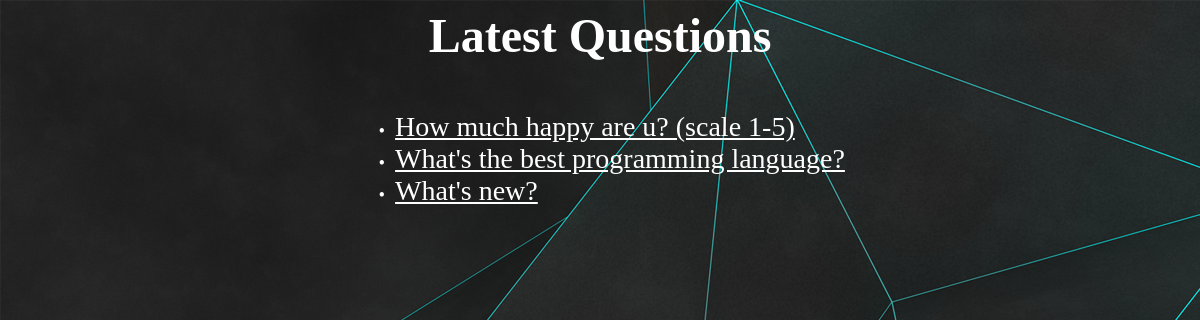
Screenshot of /polls/ with the database file from the repository.
### polls/models.py (models this page shows, shortened)
class Question(models.Model):
    question_text = models.CharField(max_length=200)
    pub_date = models.DateTimeField('date published')

### polls/views.py (the view)
# urls.py: path('', views.IndexView.as_view(), name='index'),
class IndexView(generic.ListView):
    template_name = 'polls/index.html'
    context_object_name = 'latest_question_list'
    def get_queryset(self):
        return Question.objects.order_by('-pub_date')[:5]

### polls/templates/polls/index.html
{% load static %}
<link rel="stylesheet" type="text/css" href="{% static 'polls/style.css' %}">
<h1 class="latest-quest">Latest Questions</h1>
{% if latest_question_list %}
<div class="myDivElement">
  <ul>
      {% for question in latest_question_list %}
            <li><a href="{% url 'polls:detail' question.id %}">{{question.question_text}}</a></li>
      {% endfor %}
  </ul>
</div>
{% else %}
    <p>No polls are available.</p>
{% endif %}

### polls/static/polls/style.css (style rules this page uses)
li a { color: white; font-size: 28px; }
ul { display: inline-block; text-align: left; }
h1 { color: white; font-size: 48px; }
.latest-quest { text-align: center; }
div.myDivElement { text-align:center; }
ul { list-style: none; }
ul li::before { content: "\2022"; color: white; font-weight: bold; display: inline-block; width: 1em; margin-left: -1em; }

### rows the page displays
Question: question_text "How much happy are u? (scale 1-5)"
Question: question_text "What's the best programming language?"
Question: question_text "What's new?"
